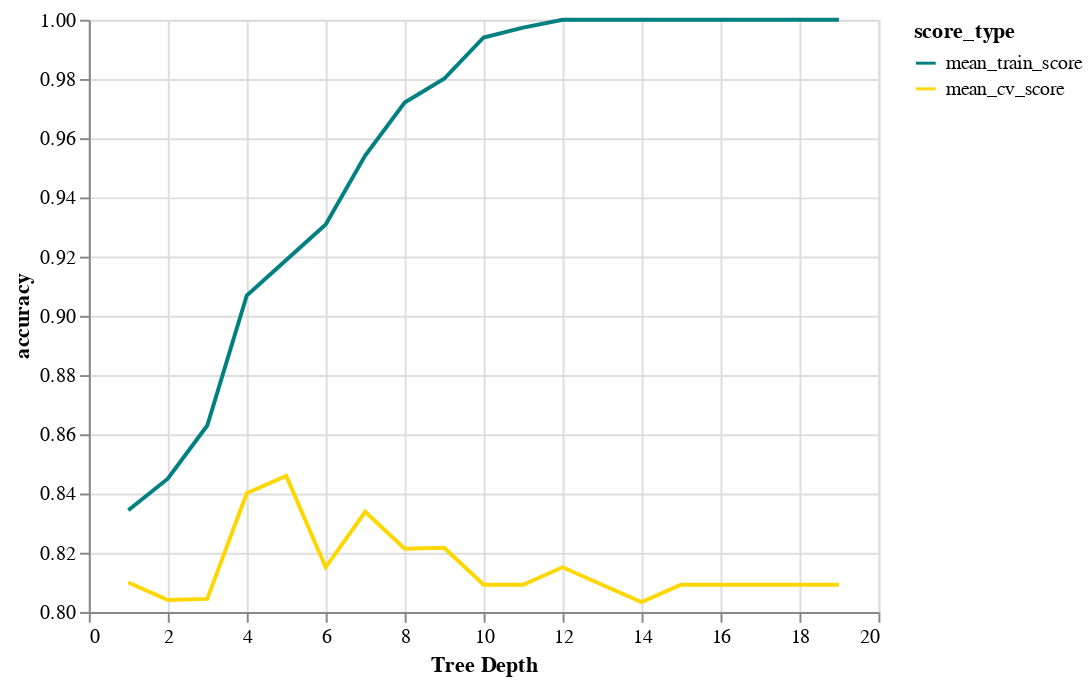

Write notebook code for a chart like this one.
### Code cell
chart1.encode(alt.Y('accuracy:Q', scale=alt.Scale(zero=False)))

### Figure 1 — Vega-Lite specification as saved in the notebook (floating-point values rounded to 4 significant figures)
{"config": {"view": {"continuousWidth": 400, "continuousHeight": 300}}, "data": {"name": "data-c3643c7788c6b511781b056c844603e2"}, "mark": "line", "encoding": {"color": {"type": "nominal", "field": "score_type", "scale": {"domain": ["mean_train_score", "mean_cv_score"], "range": ["teal", "gold"]}}, "x": {"type": "quantitative", "axis": {"title": "Tree Depth"}, "field": "depth"}, "y": {"type": "quantitative", "field": "accuracy", "scale": {"zero": false}}}, "$schema": "https://vega.github.io/schema/vega-lite/v4.8.1.json", "datasets": {"data-c3643c7788c6b511781b056c844603e2": [{"depth": 1, "score_type": "mean_train_score", "accuracy": 0.8343}, {"depth": 2, "score_type": "mean_train_score", "accuracy": 0.845}, {"depth": 3, "score_type": "mean_train_score", "accuracy": 0.863}, {"depth": 4, "score_type": "mean_train_score", "accuracy": 0.9069}, {"depth": 5, "score_type": "mean_train_score", "accuracy": 0.9188}, {"depth": 6, "score_type": "mean_train_score", "accuracy": 0.9308}, {"depth": 7, "score_type": "mean_train_score", "accuracy": 0.9541}, {"depth": 8, "score_type": "mean_train_score", "accuracy": 0.9721}, {"depth": 9, "score_type": "mean_train_score", "accuracy": 0.98}, {"depth": 10, "score_type": "mean_train_score", "accuracy": 0.994}, {"depth": 11, "score_type": "mean_train_score", "accuracy": 0.9973}, {"depth": 12, "score_type": "mean_train_score", "accuracy": 1.0}, {"depth": 13, "score_type": "mean_train_score", "accuracy": 1.0}, {"depth": 14, "score_type": "mean_train_score", "accuracy": 1.0}, {"depth": 15, "score_type": "mean_train_score", "accuracy": 1.0}, {"depth": 16, "score_type": "mean_train_score", "accuracy": 1.0}, {"depth": 17, "score_type": "mean_train_score", "accuracy": 1.0}, {"depth": 18, "score_type": "mean_train_score", "accuracy": 1.0}, {"depth": 19, "score_type": "mean_train_score", "accuracy": 1.0}, {"depth": 1, "score_type": "mean_cv_score", "accuracy": 0.8099}, {"depth": 2, "score_type": "mean_cv_score", "accuracy": 0.804}, {"depth": 3, "score_type": "mean_cv_score", "accuracy": 0.8044}, {"depth": 4, "score_type": "mean_cv_score", "accuracy": 0.8401}, {"depth": 5, "score_type": "mean_cv_score", "accuracy": 0.846}, {"depth": 6, "score_type": "mean_cv_score", "accuracy": 0.8151}, {"depth": 7, "score_type": "mean_cv_score", "accuracy": 0.8338}, {"depth": 8, "score_type": "mean_cv_score", "accuracy": 0.8213}, {"depth": 9, "score_type": "mean_cv_score", "accuracy": 0.8217}, {"depth": 10, "score_type": "mean_cv_score", "accuracy": 0.8092}, {"depth": 11, "score_type": "mean_cv_score", "accuracy": 0.8092}, {"depth": 12, "score_type": "mean_cv_score", "accuracy": 0.8151}, {"depth": 13, "score_type": "mean_cv_score", "accuracy": 0.8092}, {"depth": 14, "score_type": "mean_cv_score", "accuracy": 0.8033}, {"depth": 15, "score_type": "mean_cv_score", "accuracy": 0.8092}, {"depth": 16, "score_type": "mean_cv_score", "accuracy": 0.8092}, {"depth": 17, "score_type": "mean_cv_score", "accuracy": 0.8092}, {"depth": 18, "score_type": "mean_cv_score", "accuracy": 0.8092}, {"depth": 19, "score_type": "mean_cv_score", "accuracy": 0.8092}]}}
